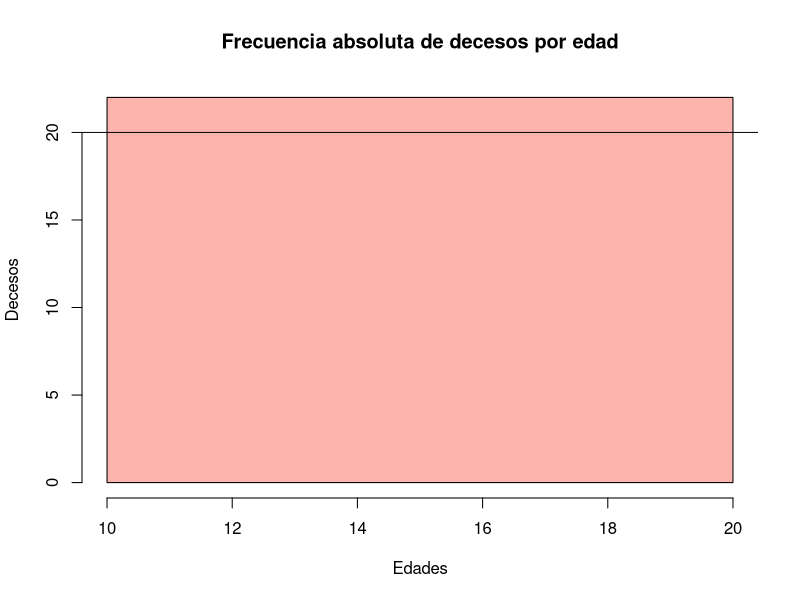
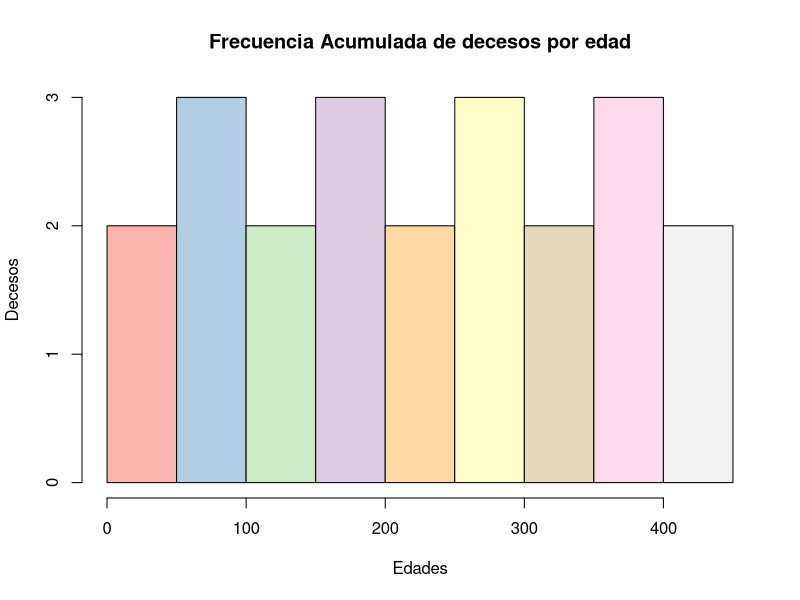

The R source for these figures, in order:
install.packages("RColorBrewer")
library("RColorBrewer")
color <- brewer.pal(9, "Pastel1")
muertes <- read.csv("MuertesSexoEdad.csv", header=TRUE)

#aplicando filtro
muertes <- muertes[muertes$Age != "Total" ,]
muertes <- muertes[muertes$Sex != "Total" ,]

#creacion de tabla de frecuencias
frecuenciaAbsoluta <- table(muertes$Age)
frecuenciaAcumulada <- cumsum(frecuenciaAbsoluta)
frecuenciaRelativa <- prop.table(frecuenciaAbsoluta)
frecuenciaRelativaAcumulada <- cumsum(frecuenciaRelativa)
tablaDeFrecuencias <- cbind(frecuenciaAbsoluta, frecuenciaAcumulada, frecuenciaRelativa, frecuenciaRelativaAcumulada)
tablaDeFrecuencias <- data.frame(tablaDeFrecuencias)

#histograma
hist(x = frecuenciaAbsoluta, main = "Frecuencia absoluta de decesos por edad", xlab = "Edades", ylab = "Decesos", col=color)

#poligono de frecuencias
polygon(x=frecuenciaAbsoluta)

#diagrama frecuencia acumulada
hist(x = frecuenciaAcumulada, main = "Frecuencia Acumulada de decesos por edad", xlab = "Edades", ylab = "Decesos", col=color)